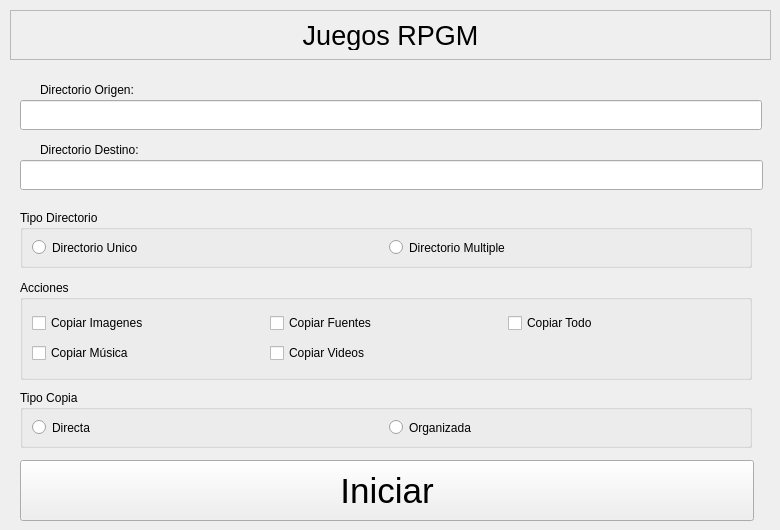
    <widget class="QWidget" name="tab_rpgm">
     <attribute name="title">
      <string>RPGM</string>
     </attribute>
     <widget class="QFrame" name="frame_title_rpgm">
      <property name="geometry">
       <rect>
        <x>10</x>
        <y>10</y>
        <width>761</width>
        <height>50</height>
       </rect>
      </property>
      <property name="sizePolicy">
       <sizepolicy hsizetype="Fixed" vsizetype="Preferred">
        <horstretch>0</horstretch>
        <verstretch>0</verstretch>
       </sizepolicy>
      </property>
      <property name="frameShape">
       <enum>QFrame::Shape::StyledPanel</enum>
      </property>
      <property name="frameShadow">
       <enum>QFrame::Shadow::Raised</enum>
      </property>
      <layout class="QHBoxLayout" name="horizontalLayout_14">
       <item>
        <widget class="QLabel" name="lbl_title_3">
         <property name="font">
          <font>
           <family>Arial</family>
           <pointsize>20</pointsize>
          </font>
         </property>
         <property name="layoutDirection">
          <enum>Qt::LayoutDirection::LeftToRight</enum>
         </property>
         <property name="text">
          <string>Juegos RPGM</string>
         </property>
         <property name="alignment">
          <set>Qt::AlignmentFlag::AlignCenter</set>
         </property>
        </widget>
       </item>
      </layout>
     </widget>
     <widget class="QGroupBox" name="groupBox_dirs_rpgm">
      <property name="geometry">
       <rect>
        <x>20</x>
        <y>210</y>
        <width>732</width>
        <height>58</height>
       </rect>
      </property>
      <property name="title">
       <string>Tipo Directorio</string>
      </property>
      <layout class="QHBoxLayout" name="horizontalLayout_19">
       <item>
        <widget class="QRadioButton" name="rb_dir_unico_rpgm">
         <property name="text">
          <string>Directorio Unico</string>
         </property>
        </widget>
       </item>
       <item>
        <widget class="QRadioButton" name="rb_dir_multiple_rpgm">
         <property name="text">
          <string>Directorio Multiple</string>
         </property>
        </widget>
       </item>
      </layout>
     </widget>
     <widget class="QPushButton" name="btn_inicio_rpgm">
      <property name="geometry">
       <rect>
        <x>20</x>
        <y>460</y>
        <width>734</width>
        <height>61</height>
       </rect>
      </property>
      <property name="font">
       <font>
        <family>Arial</family>
        <pointsize>26</pointsize>
       </font>
      </property>
      <property name="text">
       <string>Iniciar</string>
      </property>
     </widget>
     <widget class="QGroupBox" name="groupBox_actions_rpgm">
      <property name="geometry">
       <rect>
        <x>20</x>
        <y>280</y>
        <width>732</width>
        <height>100</height>
       </rect>
      </property>
      <property name="title">
       <string>Acciones</string>
      </property>
      <layout class="QGridLayout" name="gridLayout_14">
       <item row="1" column="0">
        <widget class="QCheckBox" name="chk_music_rpgm">
         <property name="text">
          <string>Copiar Música</string>
         </property>
        </widget>
       </item>
       <item row="0" column="0">
        <widget class="QCheckBox" name="chk_img_rpgm">
         <property name="text">
          <string>Copiar Imagenes</string>
         </property>
        </widget>
       </item>
       <item row="0" column="1">
        <widget class="QCheckBox" name="chk_sources_rpgm">
         <property name="text">
          <string>Copiar Fuentes</string>
         </property>
        </widget>
       </item>
       <item row="1" column="1">
        <widget class="QCheckBox" name="chk_video_rpgm">
         <property name="text">
          <string>Copiar Videos</string>
         </property>
        </widget>
       </item>
       <item row="0" column="2">
        <widget class="QCheckBox" name="chk_all_rpgm">
         <property name="text">
          <string>Copiar Todo</string>
         </property>
        </widget>
       </item>
      </layout>
     </widget>
     <widget class="QWidget" name="widget_dirs_rpgm" native="true">
      <property name="geometry">
       <rect>
        <x>10</x>
        <y>80</y>
        <width>759</width>
        <height>114</height>
       </rect>
      </property>
      <widget class="QLineEdit" name="it_origen_rpgm">
       <property name="enabled">
        <bool>true</bool>
       </property>
       <property name="geometry">
        <rect>
         <x>10</x>
         <y>20</y>
         <width>742</width>
         <height>30</height>
        </rect>
       </property>
      </widget>
      <widget class="QLabel" name="lbl_origen_rpgm">
       <property name="geometry">
        <rect>
         <x>30</x>
         <y>0</y>
         <width>152</width>
         <height>19</height>
        </rect>
       </property>
       <property name="text">
        <string>Directorio Origen:</string>
       </property>
      </widget>
      <widget class="QLabel" name="lbl_destino_rpgm">
       <property name="geometry">
        <rect>
         <x>30</x>
         <y>60</y>
         <width>152</width>
         <height>19</height>
        </rect>
       </property>
       <property name="text">
        <string>Directorio Destino:</string>
       </property>
      </widget>
      <widget class="QLineEdit" name="it_destino_rpgm">
       <property name="enabled">
        <bool>true</bool>
       </property>
       <property name="geometry">
        <rect>
         <x>10</x>
         <y>80</y>
         <width>743</width>
         <height>30</height>
        </rect>
       </property>
      </widget>
     </widget>
     <widget class="QGroupBox" name="groupBox_tipoCopia_rpgm">
      <property name="geometry">
       <rect>
        <x>20</x>
        <y>390</y>
        <width>732</width>
        <height>58</height>
       </rect>
      </property>
      <property name="title">
       <string>Tipo Copia</string>
      </property>
      <layout class="QHBoxLayout" name="horizontalLayout_30">
       <item>
        <widget class="QRadioButton" name="rb_tcopia_directa_rpgm">
         <property name="text">
          <string>Directa</string>
         </property>
        </widget>
       </item>
       <item>
        <widget class="QRadioButton" name="rb_tcopia_organizada_rpgm">
         <property name="text">
          <string>Organizada</string>
         </property>
        </widget>
       </item>
      </layout>
     </widget>
    </widget>
